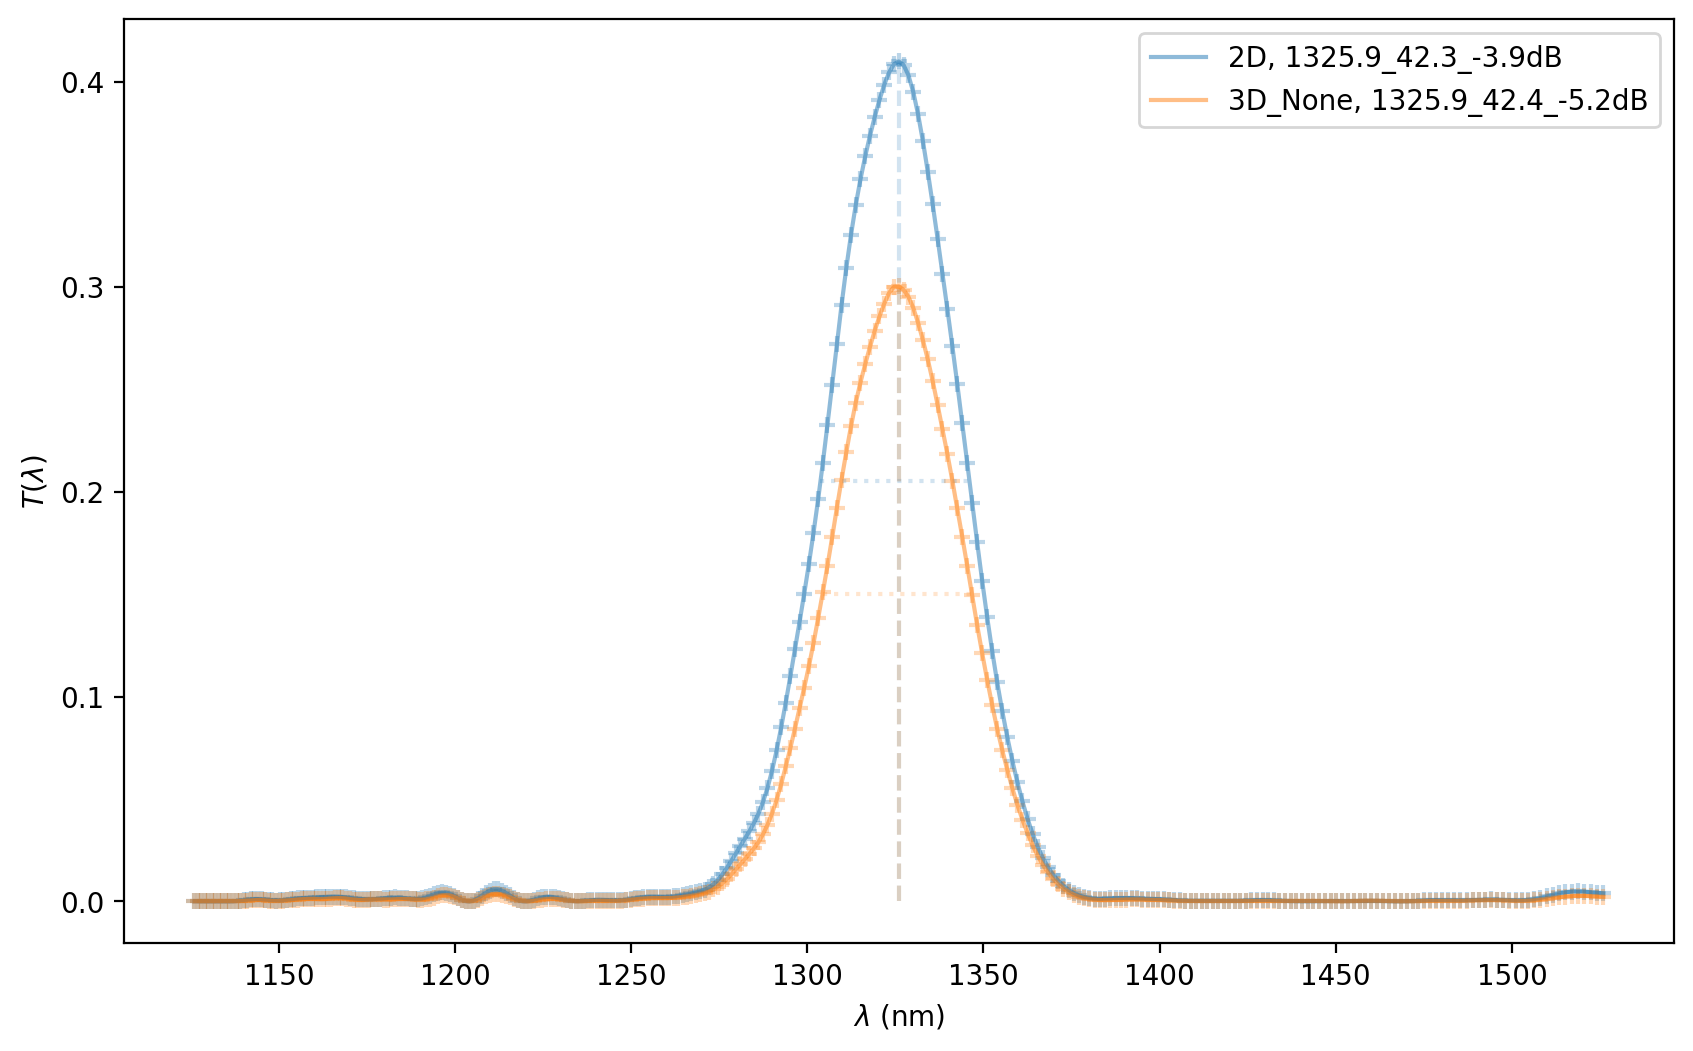

Write Python code to recreate this figure.
import matplotlib.pyplot as plt
import numpy as np
import os
import sys

sys.path.append("../..")
sys.path.append("..")
from json_uuid import uuid_to_wd, getdataName
from lib.gaussian.gaussian_fit_1d import arb_fit_1d

if __name__ == "__main__":
    uuid = "7f82"
    dataName = getdataName(uuid)
    fig, ax = plt.subplots(figsize=(10, 6))
    # >>> 2D <<< #
    fileName = "{:s}_transmission.txt".format(dataName)
    data = np.loadtxt(fileName)
    arb_fit_1d(ax, data[:, 0] * 1e3, data[:, 1], "2D")
    # >>> 3D <<< #
    tether_typ_list = [
        "None",
    ]
    for tether_typ in tether_typ_list:
        fileName = "{:s}_{:s}_3D_simulated_transmission.txt".format(
            dataName, tether_typ
        )
        data = np.loadtxt(fileName)
        arb_fit_1d(ax, data[:, 0] * 1e3, data[:, 1], "3D_{:s}".format(tether_typ))

    plt.legend()
    plt.savefig(
        "{:s}_compare_transmission.png".format(uuid), dpi=200, bbox_inches="tight"
    )
    plt.show()
